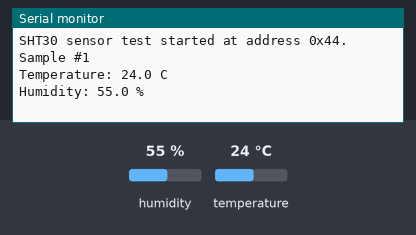
Simulated run of this sketch. Board: ESP32. On the bench: the last lines printed to the serial monitor. The inputs (shaded band) are chosen by the test bench; at power-on: humidity 55 %, temperature 24 °C.

Above: at 2.2 s.
2.3 s: humidity set to 22 %
At 3.8 s:
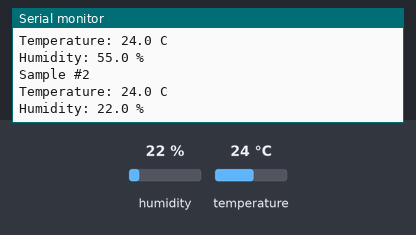
5.0 s: temperature set to 12 °C
At 5.6 s:
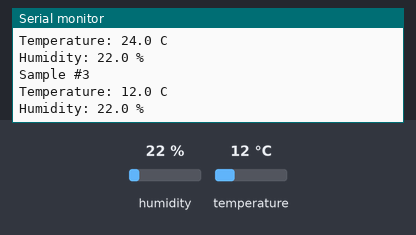
7.7 s: humidity set to 40 %
At 10.4 s:
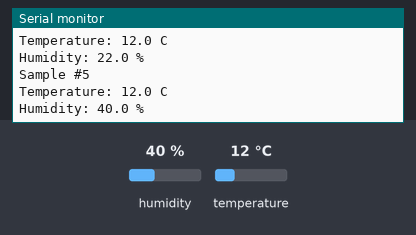
Timing chart, 0 to 11.9 s (numbered marks = the images above; inputs shaded):
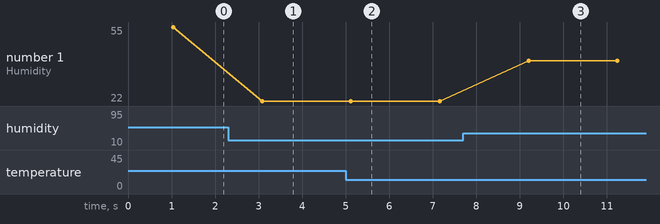

Measured:
- after the input at 2.3 s, the serial monitor: prints a new line after 0.78 s (image 1)
- after the input at 5.0 s, the serial monitor: prints a new line after 0.12 s (image 2)
- after the input at 7.7 s, the serial monitor: prints a new line after 1.5 s (image 3)
- plotted number 1: 55 → 22 after the input at 2.3 s, 22 → 40 after the input at 7.7 s

The sketch:

sht30_sensor_test.ino
```cpp
#include <Wire.h>
#include <Adafruit_SHT31.h>

constexpr uint8_t I2C_SDA_PIN = 8;
constexpr uint8_t I2C_SCL_PIN = 9;
constexpr uint8_t SHT30_ADDRESS = 0x44;
constexpr uint32_t I2C_CLOCK_HZ = 100000;
constexpr unsigned long SERIAL_BAUD_RATE = 115200;
constexpr unsigned long SAMPLE_INTERVAL_MS = 2000;
constexpr float MIN_TEMPERATURE_C = -40.0F;
constexpr float MAX_TEMPERATURE_C = 125.0F;
constexpr float MIN_HUMIDITY_PERCENT = 0.0F;
constexpr float MAX_HUMIDITY_PERCENT = 100.0F;

Adafruit_SHT31 sht30(&Wire);
bool sensorReady = false;

/**
 * 读取并校验一组温湿度数据，然后输出到串口。
 *
 * @param sampleCount 当前采样编号。
 * @return 数据有效时返回 true，否则返回 false。
 */
bool readAndPrintMeasurement(unsigned long sampleCount) {
  const float temperatureC = sht30.readTemperature();
  const float humidityPercent = sht30.readHumidity();

  Serial.printf("Sample #%lu\n", sampleCount);
  if (isnan(temperatureC) || isnan(humidityPercent)) {
    Serial.println("SHT30 read failed: NaN received.\n");
    return false;
  }

  if (temperatureC < MIN_TEMPERATURE_C ||
      temperatureC > MAX_TEMPERATURE_C) {
    Serial.println("SHT30 read failed: temperature out of range.\n");
    return false;
  }

  if (humidityPercent < MIN_HUMIDITY_PERCENT ||
      humidityPercent > MAX_HUMIDITY_PERCENT) {
    Serial.println("SHT30 read failed: humidity out of range.\n");
    return false;
  }

  Serial.printf("Temperature: %.1f C\n", temperatureC);
  Serial.printf("Humidity: %.1f %%\n\n", humidityPercent);
  return true;
}

/**
 * 初始化 USB 串口、I²C 总线和 SHT30。
 */
void setup() {
  Serial.begin(SERIAL_BAUD_RATE);
  delay(1000);
  Wire.begin(I2C_SDA_PIN, I2C_SCL_PIN);
  Wire.setClock(I2C_CLOCK_HZ);

  sensorReady = sht30.begin(SHT30_ADDRESS);
  if (sensorReady) {
    Serial.println("SHT30 sensor test started at address 0x44.\n");
  } else {
    Serial.println("SHT30 initialization failed at address 0x44.");
    Serial.println("Check VCC, GND, SDA and SCL wiring.\n");
  }
}

/**
 * 每两秒执行一次温湿度采样。
 */
void loop() {
  static unsigned long sampleCount = 1;

  if (sensorReady) {
    readAndPrintMeasurement(sampleCount);
    sampleCount++;
  }
  delay(SAMPLE_INTERVAL_MS);
}
```
